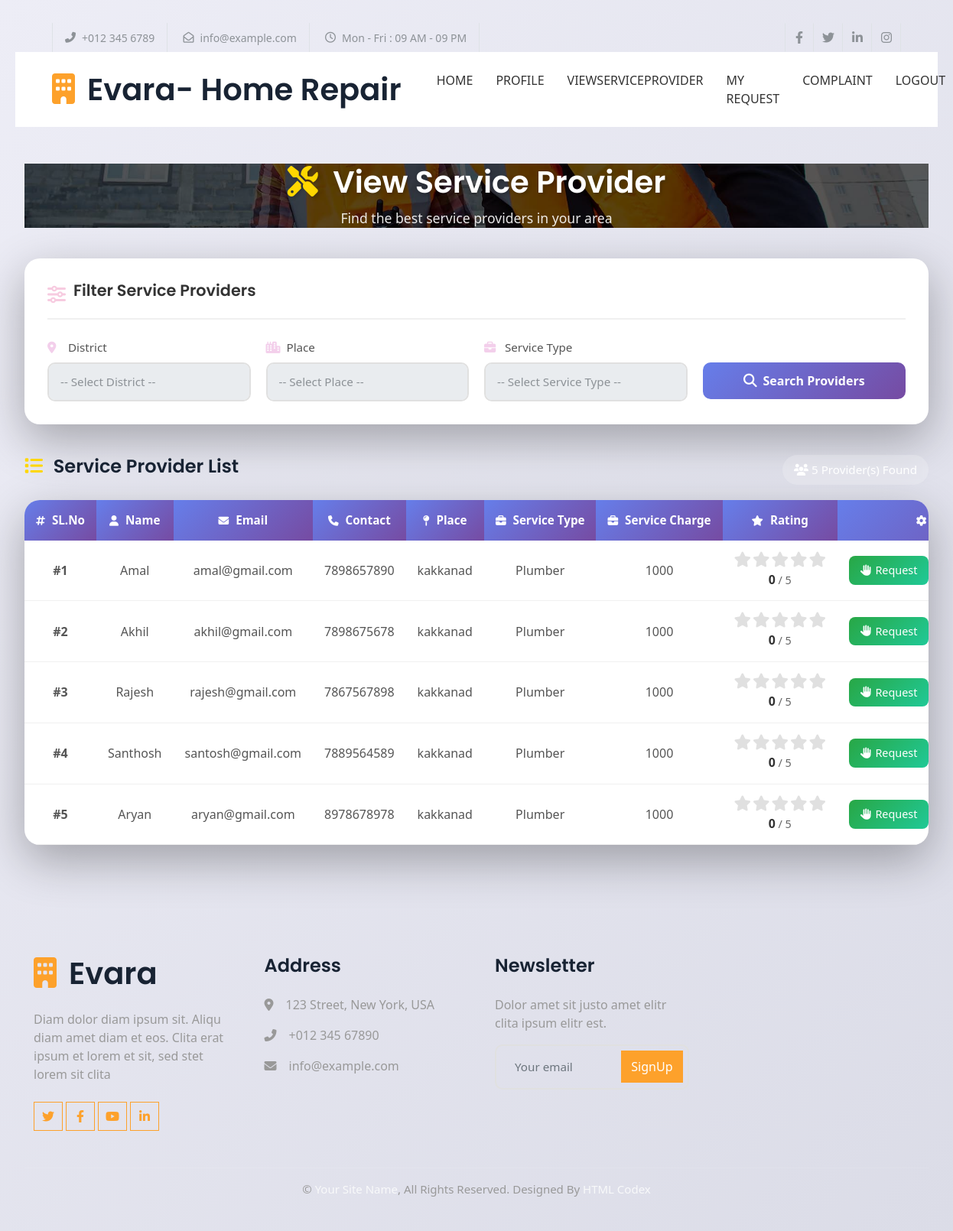
/User/Viewserviceprovider/ (signed in), run on the app's committed database.
### Guest/models.py (models this page shows)
class tbl_serviceprovider(models.Model):
    serviceprovider_name=models.CharField(max_length=50)
    serviceprovider_email=models.CharField(max_length=30)
    serviceprovider_contact=models.CharField(max_length=15)
    serviceprovider_address=models.CharField(max_length=15)
    serviceprovider_photo=models.FileField(upload_to='Assets/SellerDocs/')
    serviceprovider_idproof=models.FileField(upload_to='Assets/SellerDocs/')
    serviceprovider_certificate=models.FileField(upload_to='Assets/SellerDocs/')
    place=models.ForeignKey(tbl_place,on_delete=models.CASCADE)
    serviceprovidertype=models.ForeignKey(tbl_serviceprovidertype,on_delete=models.CASCADE)
    serviceprovider_password=models.CharField(max_length=30)
    serviceprovider_status=models.IntegerField(default=0)
    serviceprovider_doj=models.DateField(auto_now_add=True)

### Admin/models.py (models this page shows)
class tbl_place(models.Model):
  place_name=models.CharField(max_length=50)
  district=models.ForeignKey(tbl_district,on_delete=models.CASCADE)

class tbl_serviceprovidertype(models.Model):
  serviceprovidertype_name=models.CharField(max_length=50)

### User/views.py (the view, shortened to what this page needs)
# urls.py: path('Viewserviceprovider/',views.Viewserviceprovider,name="Viewserviceprovider"),
@cache_control(no_cache=True, must_revalidate=True, no_store=True)
def Viewserviceprovider(request):
    userdata = tbl_newuser.objects.get(id=request.session['uid'])
    districtdata = tbl_district.objects.all()
    placedata = tbl_place.objects.all()
    servicedata = tbl_serviceprovidertype.objects.all()
    amountdata=tbl_providerservice.objects.all()
    accservicedata = tbl_serviceprovider.objects.filter(serviceprovider_status=1)
    for sp in accservicedata:
        avg_rating = tbl_rating.objects.filter(
            request__serviceprovider=sp
        ).aggregate(avg=Avg('rating_data'))['avg']
        if avg_rating is None:
            avg_rating = 0
        sp.avg_rating = round(avg_rating)
    return render(request, "User/Viewserviceprovider.html", {
        'userdata': userdata,
        'districtdata': districtdata,
        'placedata': placedata,
        'servicedata': servicedata,
        'accservicedata': accservicedata,
        'amountdata':amountdata,
        'ar': [1, 2, 3, 4, 5]
    })

### User/Templates/User/Viewserviceprovider.html (shortened to what this page needs)
{% extends 'User/Userhead.html' %}
{% block content %}
{% load static %}
<!DOCTYPE html>
<html lang="en">
<head>
    <link rel="stylesheet" href="https://cdnjs.cloudflare.com/ajax/libs/font-awesome/6.4.0/css/all.min.css">
</head>
<body>
    <div class="container">
        <div class="page-header">
            <h2>
                <i class="fas fa-tools"></i>
                View Service Provider
            </h2>
            <p class="subtitle">Find the best service providers in your area</p>
        </div>
        <div class="filter-card">
            <div class="filter-title">
                <i class="fas fa-sliders-h"></i>
                <h3>Filter Service Providers</h3>
            </div>
            <form method="post">
                <div class="filter-grid">
                    <div class="form-group">
                        <label>
                            <i class="fas fa-map-marker-alt"></i>
                            District
                        </label>
                        <select name="sel_district" id="sel_district" class="form-control">
                            <option value="">-- Select District --</option>
                        </select>
                    </div>
                    <div class="form-group">
                        <label>
                            <i class="fas fa-city"></i>
                            Place
                        </label>
                        <select name="sel_place" id="sel_place" class="form-control">
                            <option value="">-- Select Place --</option>
                        </select>
                    </div>
                    <div class="form-group">
                        <label>
                            <i class="fas fa-briefcase"></i>
                            Service Type
                        </label>
                        <select name="sel_service" id="sel_service" class="form-control">
                            <option value="">-- Select Service Type --</option>
                        </select>
                    </div>
                    <div class="form-group">
                        <label>&nbsp;</label>
                        <button type="submit" class="btn-submit">
                            <i class="fas fa-search"></i>
                            Search Providers
                        </button>
                    </div>
                </div>
            </form>
        </div>
        {% if accservicedata %}
        <div class="results-header">
            <h3>
                <i class="fas fa-list"></i>
                Service Provider List
            </h3>
            <span class="results-count">
                <i class="fas fa-users"></i>
                {{ accservicedata|length }} Provider(s) Found
            </span>
        </div>
        <div class="table-card">
            <div class="table-responsive">
                <table>
                    <thead>
                        <tr>
                            <th><i class="fas fa-hashtag"></i> SL.No</th>
                            <th><i class="fas fa-user"></i> Name</th>
                            <th><i class="fas fa-envelope"></i> Email</th>
                            <th><i class="fas fa-phone"></i> Contact</th>
                            <th><i class="fas fa-map-pin"></i> Place</th>
                            <th><i class="fas fa-briefcase"></i> Service Type</th>
                            <th><i class="fas fa-briefcase"></i> Service Charge</th>
                            <th><i class="fas fa-star"></i> Rating</th>
                            <th colspan="2"><i class="fas fa-cog"></i> Actions</th>
                        </tr>
                    </thead>
                    <tbody>
                        {% for i in accservicedata %}
                        <tr>
                            <td><strong>#{{ forloop.counter }}</strong></td>
                            <td>{{ i.serviceprovider_name }}</td>
                            <td>{{ i.serviceprovider_email }}</td>
                            <td>{{ i.serviceprovider_contact }}</td>
                            <td>{{ i.place.place_name }}</td>
                            <td>{{ i.serviceprovidertype.serviceprovidertype_name }}</td>
                            <td>1000</td>
                            <td>
                                <div class="rating-container">
                                    <div class="stars">
                                        {% for star in ar %}
                                            {% if star <= i.avg_rating %}
                                                <i class="fas fa-star" style="color: #ffd700;"></i>
                                            {% else %}
                                                <i class="fas fa-star" style="color: #e0e0e0;"></i>
                                            {% endif %}
                                        {% endfor %}
                                    </div>
                                    <span class="rating-text">
                                        <strong>{{ i.avg_rating }}</strong> / 5
                                    </span>
                                </div>
                            </td>
                            <td>
                                <div class="action-buttons">
                                    <a href="{% url 'User:Request' i.id %}" class="btn-action btn-request">
                                        <i class="fas fa-hand-paper"></i>
                                        Request
                                    </a>
                            </td>
                                </div>
                        </tr>
                        {% endfor %}
        {% endif %}
</body>
</html>
{% endblock content %}

### Guest/static/Main/css/style.css (style rules this page uses)
:root { --primary: #FDA12B; --secondary: #8D9297; --light: #F8F9FA; --dark: #182333; }
.page-header { background: linear-gradient(rgba(0, 0, 0, .65), rgba(0, 0, 0, .65)), url(../img/carousel-1.jpg) center center no-repeat; background-size: cover; }

### User/Templates/User/Viewserviceprovider.html (style rules this page uses)
* { margin: 0; padding: 0; box-sizing: border-box; }
body { font-family: 'Segoe UI', Tahoma, Geneva, Verdana, sans-serif; background: linear-gradient(135deg, #ededf6 0%, #dbdce7 100%); min-height: 100vh; padding: 30px 20px; }
.container { max-width: 1400px; margin: 0 auto; }
.page-header { text-align: center; margin-bottom: 40px; }
.page-header h2 { color: white; font-size: 2.5em; font-weight: 600; text-shadow: 2px 2px 4px rgba(0,0,0,0.2); margin-bottom: 10px; }
.page-header h2 i { margin-right: 10px; color: #ffd700; }
.page-header .subtitle { color: rgba(255,255,255,0.9); font-size: 1.1em; }
.filter-card { background: white; border-radius: 20px; box-shadow: 0 20px 60px rgba(0,0,0,0.3); padding: 30px; margin-bottom: 40px; animation: slideDown 0.5s ease-out; }
.filter-title { display: flex; align-items: center; margin-bottom: 25px; padding-bottom: 15px; border-bottom: 2px solid #f0f0f0; }
.filter-title i { font-size: 24px; color: #f7cbe0; margin-right: 10px; }
.filter-title h3 { color: #333; font-size: 1.3em; font-weight: 600; }
.filter-grid { display: grid; grid-template-columns: repeat(auto-fit, minmax(250px, 1fr)); gap: 20px; }
.form-group { margin-bottom: 0; }
.form-group label { display: block; margin-bottom: 8px; color: #555; font-weight: 500; font-size: 0.95em; }
.form-group label i { color: #f3cfeb; margin-right: 5px; width: 18px; }
.form-control { width: 100%; padding: 12px 15px; border: 2px solid #e0e0e0; border-radius: 10px; font-size: 0.95em; transition: all 0.3s ease; background-color: #f8f9fa; }
.btn-submit { width: 100%; padding: 12px 25px; background: linear-gradient(135deg, #667eea 0%, #764ba2 100%); color: white; border: none; border-radius: 10px; font-size: 1em; font-weight: 600; cursor: pointer; transition: transform 0.3s ease, box-shadow 0.3s ease; display: flex; align-items: center; justify-content: center; gap: 8px; }
.btn-submit i { font-size: 1.1em; }
.results-header { display: flex; justify-content: space-between; align-items: center; margin-bottom: 20px; color: white; }
.results-header h3 { font-size: 1.5em; font-weight: 600; }
.results-header h3 i { margin-right: 8px; color: #ffd700; }
.results-count { background: rgba(255,255,255,0.2); padding: 8px 15px; border-radius: 20px; font-size: 0.95em; backdrop-filter: blur(5px); }
.table-card { background: white; border-radius: 20px; box-shadow: 0 20px 60px rgba(0,0,0,0.3); overflow: hidden; animation: fadeIn 0.5s ease-out; }
.table-responsive { overflow-x: auto; }
table { width: 100%; border-collapse: collapse; min-width: 1000px; }
th { background: linear-gradient(135deg, #667eea 0%, #764ba2 100%); color: white; font-weight: 600; padding: 15px; text-align: center; font-size: 0.95em; white-space: nowrap; }
th i { margin-right: 5px; font-size: 0.9em; }
td { padding: 15px; text-align: center; border-bottom: 1px solid #f0f0f0; color: #555; }
.rating-container { display: flex; flex-direction: column; align-items: center; gap: 5px; }
.stars { display: flex; gap: 2px; font-size: 20px; }
.stars .fa-star { transition: transform 0.2s ease; }
.rating-text { font-size: 0.9em; color: #666; font-weight: 500; }
.rating-text strong { color: #333; font-size: 1.1em; }
.action-buttons { display: flex; gap: 8px; justify-content: center; }
.btn-action { padding: 8px 15px; border-radius: 8px; font-size: 0.9em; font-weight: 500; text-decoration: none; transition: all 0.3s ease; display: inline-flex; align-items: center; gap: 5px; white-space: nowrap; }
.btn-request { background: linear-gradient(135deg, #28a745, #20c997); color: white; }

### data on the page
tbl_serviceprovider: serviceprovider_name "Amal", serviceprovider_email "amal@gmail.com", serviceprovider_contact "7898657890", place.place_name "kakkanad", serviceprovidertype.serviceprovidertype_name "Plumber", avg_rating "0"
tbl_serviceprovider: serviceprovider_name "Akhil", serviceprovider_email "akhil@gmail.com", serviceprovider_contact "7898675678", place.place_name "kakkanad", serviceprovidertype.serviceprovidertype_name "Plumber", avg_rating "0"
tbl_serviceprovider: serviceprovider_name "Rajesh", serviceprovider_email "rajesh@gmail.com", serviceprovider_contact "7867567898", place.place_name "kakkanad", serviceprovidertype.serviceprovidertype_name "Plumber", avg_rating "0"
tbl_serviceprovider: serviceprovider_name "Santhosh", serviceprovider_email "santosh@gmail.com", serviceprovider_contact "7889564589", place.place_name "kakkanad", serviceprovidertype.serviceprovidertype_name "Plumber", avg_rating "0"
tbl_serviceprovider: serviceprovider_name "Aryan", serviceprovider_email "aryan@gmail.com", serviceprovider_contact "8978678978", place.place_name "kakkanad", serviceprovidertype.serviceprovidertype_name "Plumber", avg_rating "0"

### other printed values
{{ accservicedata|length }} "5"
